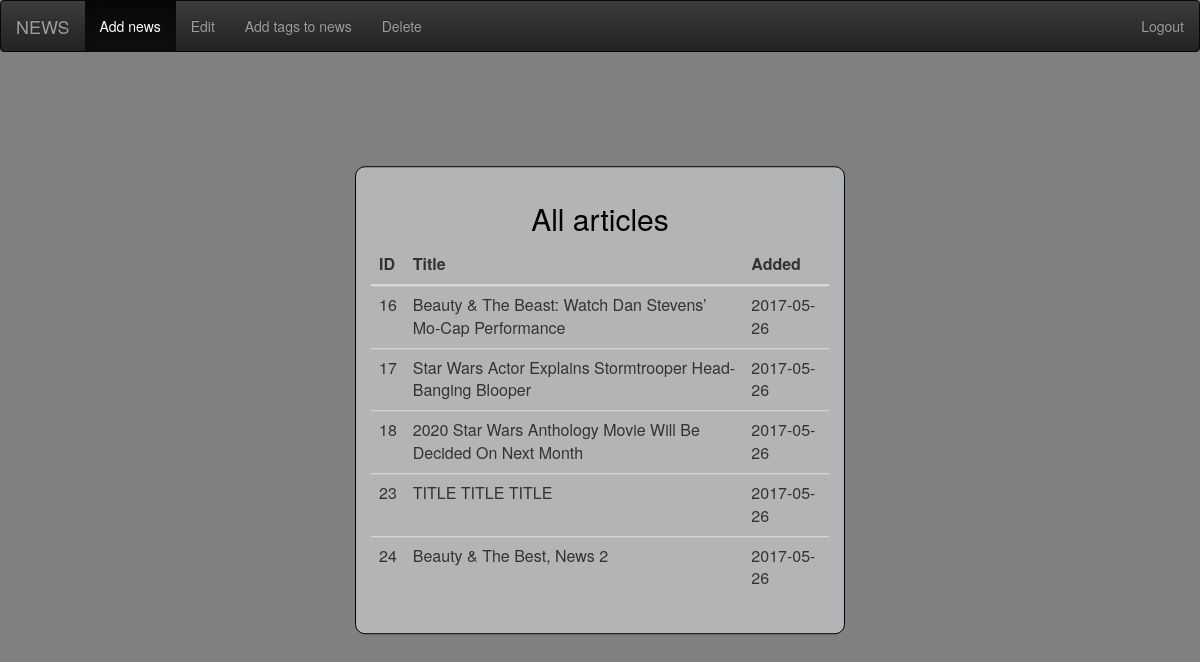
Screenshot of /welcome.php (signed in) with the database file from the repository.
### tables this page shows
CREATE TABLE `news` (
  `news_id` int(11) NOT NULL,
  `news_title` varchar(400) NOT NULL,
  `news_short_description` varchar(1000) NOT NULL,
  `news_full_content` text NOT NULL,
  `news_published_on` date NOT NULL,
  `user_id` int(11) NOT NULL,
  `news_image` varchar(1000) NOT NULL
);

### welcome.php (the view, shortened to what this page needs)
<?php
if(isset($_SESSION['login'])){
$author=$full_content=$date=$short_desc=$title=$user=$image="";
?>
<html>
    <head>
        <link rel="stylesheet" href="https://maxcdn.bootstrapcdn.com/bootstrap/3.3.7/css/bootstrap.min.css">
        <link rel="stylesheet" href="https://maxcdn.bootstrapcdn.com/bootstrap/3.3.7/css/bootstrap-theme.min.css">
    </head>
    <nav class="navbar navbar-inverse">
  <div class="container-fluid">
    <div class="navbar-header">
      <a class="navbar-brand" href="welcome.php">NEWS</a>
    </div>
    <ul class="nav navbar-nav">
      <li class="active"> <a href="<?php echo $_SERVER['PHP_SELF'].'?function=1'; ?>">Add news</a></li>
      <li><a href="<?php echo $_SERVER['PHP_SELF'].'?function=2'; ?>">Edit</a></li>
      <li><a href="<?php echo $_SERVER['PHP_SELF'].'?function=3'; ?>">Add tags to news</a></li>
      <li> <a href="<?php echo $_SERVER['PHP_SELF'].'?function=4'; ?>">Delete</a></li>
    </ul>
      <ul class="nav navbar-nav navbar-right">
          <li><a tabindex="-1" href="logout.php">Logout</a></li>
  </div>
    </nav>
    <div id="mainBlock">
        <div class="row">
               <?php
       if(isset($_GET['function'])) {
            if($_GET['function'] == 1) {
                ?>
        <form class="forms" method="post" action="<?php htmlspecialchars($_SERVER["PHP_SELF"]) ?>">
            <div class="form-group ">
                <label for="title">Title:</label>
                <input class="form-control" id="title" type="text" name="title">
            </div>
            <div>
                <label for="short_desc" id="short_desc" type="text" name="short_desc">Short description:</label>
                <input class="form-control" id="short_desc" type="text" name="short_desc">
            </div>
            <div>
                <label for="full_content" id="full_content" type="text" name="full_content">Full content:</label>
                <textarea class="form-control" rows="5" id="full_contetn s" name="full_content"></textarea>
            </div>
            <div>
                <label for="image" id="image" type="text" name="image">Image:</label>
                <input class="form-control" id="image" type="text" name="image">
            </div>
            <hr>
             <button class="btn btn-default pull-center" name="add">Add news</button>
        </form>
            <?php
                   if(isset($_POST['add'])){
                      require "dbConn.php";
                                $R=$_SESSION['login'];
                            $sql="INSERT INTO news (news_title,news_short_description,news_full_content,news_published_on,user_id,news_image) VALUES('$title','$short_desc','$full_content',CURRENT_TIMESTAMP(),'$R','$image')";
                            $run=mysqli_query($dbc,$sql);
                        mysqli_close($dbc);
                   }
                 }elseif($_GET['function']==2){
                        require "dbConn.php";
                      $sql2="SELECT*FROM news";
                      $run=mysqli_query($dbc,$sql2);
            ?>
            <form class="forms" method="POST" action="">
                    <div class="form-group">
                        <select name="select_news" class="form-control" >
                        <?php
                        while($row2=mysqli_fetch_assoc($run)){
                            ?>
                            <option value="<?php echo $row2["news_id"]; ?>"><?php echo $row2['news_title']; ?></option>
                            <?php
                            }
                            ?>
                            ?>
                        </select>
                   <br>
                    <button class="btn btn-default" name="edit_news">Edit</button>
                    </div>
                            <?php
                            if(isset($_POST['edit_news'])) {
                                $_SESSION['news_selected'] = $_POST['select_news'];
                                $getData_for_edit =  $_POST['select_news'];
                                $sql3="SELECT*FROM news WHERE news_id= '$getData_for_edit' ";
                                $res_edit=mysqli_query($dbc,$sql3);
                                $row_edit=mysqli_fetch_assoc($res_edit);
                                $sql4="SELECT*FROM user,news WHERE user.user_id=news.user_id";
                                $user=mysqli_query($dbc,$sql4);
                                $row_user=mysqli_fetch_assoc($user);
                                ?>
             <div class="form-group ">
                 <div>
                <label for="title">Title:</label>
                <input class="form-control" id="title" type="text" name="title" value='<?php echo $row_edit["news_title"]; ?>'>
                </div>
                <div>
                    <label for="short_desc" id="short_desc" type="text" name="short_desc" >Short description:</label>
                    <input class="form-control"  value='<?php echo $row_edit["news_short_description"]; ?>' id="short_desc" type="text" name="short_desc">
                </div>
                <div>
                    <label for="full_content" id="full_content" type="text" name="full_content">Full content:</label>
                    <textarea class="form-control" rows="5" id="full_contetn" name="full_content"><?php echo $row_edit['news_full_content']; ?></textarea>
                </div>
            <div>
                    <label for="image" id="image" type="text" name="image">Image:</label>
                    <input class="form-control" id="image" type="text" name="image" value="<?php echo $row_edit['news_image']; ?>">
                </div>
                <hr>
             <button class="btn btn-default pull-center" name="last_edit">Confirm</button>
               <?php
                }
                if(isset($_POST['last_edit'])){
                          $getData_for_edit =  $_POST['select_news'];
                          $news_selected_last = $_SESSION['news_selected'];
                          $SQL5="UPDATE news SET news_title='$title', news_short_description='$short_desc', news_full_content='$full_content', news_image='$image' WHERE news_id='$news_selected_last'";
                          $qw=mysqli_query($dbc,$SQL5);
                          header("Location:welcome.php?function=2");
                          close();
                      }
            }elseif($_GET['function']==3){
                require 'dbConn.php';
                $sql7='SELECT*FROM news';
                $sql8='SELECT*FROM tag';
                $r3=mysqli_query($dbc,$sql7);
                $r4=mysqli_query($dbc,$sql8);
                ?>
                <div style="float-left;">
                    <div class="row">
                    <form class="forms" method="post" action="">
                    <select class="form-control" name="view_news">
                            <?php
                            while($o=mysqli_fetch_assoc($r3)){
                                ?>
                            <option value="<?php echo $o['news_id']; ?>"><?php echo $o['news_title']; ?></option>
                                <?php
                             }
                                ?>
                            </select>
                  <br>
                            <select class="form-control" name="tag[]" multiple>
                            <?php
                                while($e=mysqli_fetch_assoc($r4)){
                                    ?>
                                <option value="<?php echo $e['tag_id']; ?>"><?php echo $e['tag_title']; ?></option>
                                <?php
                                }
                            ?>
                            </select>
                            <br>
                            <button class="form-control" class="btn btn-defult" name="add_tag">Add tags</button>
                        </form>
                 </div>
                    <?php
                        if(isset($_POST['add_tag'])){
                            $get_id=$_POST['view_news'];
                            $get_tags=$_POST['tag'];
                            for($i=0;$i<count($get_tags);$i++){
                                $q="INSERT INTO post  VALUES(null, $get_id , $get_tags[$i] )";
                                $tags_query = mysqli_query($dbc,$q);
                            }
                            }
                ?>
                 <?php
            }elseif($_GET['function']==4){
                require 'dbConn.php';
                      $sql6="SELECT*FROM news";
                      $r=mysqli_query($dbc,$sql6);
                ?>
            <div>
                <form method="POST" action="">
                    <select name="delete_news" class="form-control">
                        <?php
                        while($row0=mysqli_fetch_assoc($r)){
                           ?>
                            <option value="<?php echo $row0['news_id']; ?>"><?php echo $row0['news_title']; ?></option>
                            <?php
                        }
                        ?>
                     </select>
                        <br>
                    <button class="btn btn-default" name="delete">DELETE</button>
                </form>
            </div>
            </div>
                 </form>
                <?php
                if(isset($_POST['delete'])){
                          $getData =  $_POST['delete_news'];
                         echo $getData;
                            $sql5="DELETE FROM news WHERE news_id= '$getData' ";
                            mysqli_query($dbc,$sql5);
                           header("Location:welcome.php?function=4");
                          close();
                    }
                }
                ?>
   </div>
   </div>
            </div>
                <?php
       } else {
require 'dbConn.php';
$sql_table = "SELECT * FROM news";
$query_table = mysqli_query($dbc, $sql_table);
?>
<div class="" style=" transform: translateY(15%);
                border:1px solid white;
                padding:15px;
                border-radius:2px;
                background-color: #B3B4B5;
                border: 1px solid black;
                border-radius: 10px;">
  <h2>All articles</h2>
  <table class="table">
    <thead>
      <tr>
        <th>ID</th>
        <th>Title</th>
        <th>Added</th>
      </tr>
    </thead>
    <tbody>
<?php
while($fetch_table = mysqli_fetch_assoc($query_table)) {
       ?>
      <tr>
        <td><?php echo $fetch_table['news_id'] ?></td>
        <td><?php echo $fetch_table['news_title'] ?></td>
        <td><?php echo $fetch_table['news_published_on'] ?></td>
      </tr>
       <?php
}
?>
 </tbody>
  </table>
</div>
<?php
       }
       ?>
</html>
<?php
}
?>

### welcome.php (style rules this page uses)
#mainBlock { color:black; margin: 0 auto; margin-top: 2%; width:500px; padding: 20px; text-align: center; }

### rows the page displays
news: news_id "16", news_title "Beauty & The Beast: Watch Dan Stevens’ Mo-Cap Performance", news_published_on "2017-05-26"
news: news_id "17", news_title "Star Wars Actor Explains Stormtrooper Head-Banging Blooper", news_published_on "2017-05-26"
news: news_id "18", news_title "2020 Star Wars Anthology Movie Will Be Decided On Next Month", news_published_on "2017-05-26"
news: news_id "23", news_title "TITLE TITLE TITLE", news_published_on "2017-05-26"
news: news_id "24", news_title "Beauty & The Best, News 2", news_published_on "2017-05-26"
